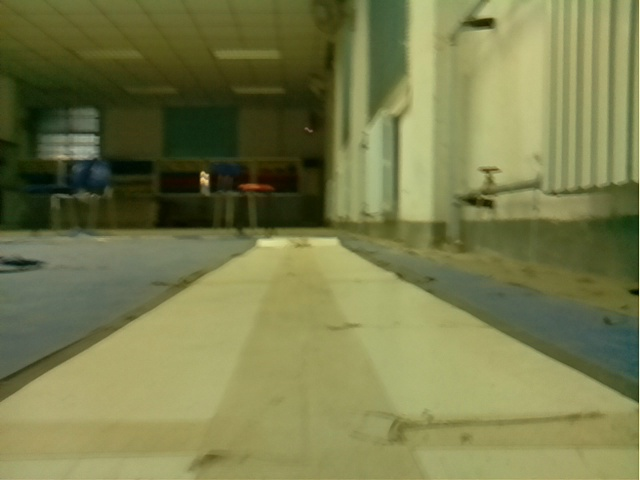
#> input picture test_pic/pics/42.jpg, 640 x 480 px, found by its file name
$ python imgprocess.py
#> lines starting #> are read from the running program, lines starting #| are printed output that depends on the picture; after the words box and inside, x2 and y2 are one past the last pixel; in counts of white or black regions, pixels touching at a corner belong together
#!/usr/bin/python
# -*- coding: UTF-8 -*-

import cv2 as cv
import numpy as np

#全局阈值
#notice the size of img
def threshold_demo(img):
    gray=cv.cvtColor(img,cv.COLOR_BGR2GRAY)
    #直接阈值化是对输入的单通道矩阵逐像素进行阈值分割。
    #ret, binary = cv.threshold(gray, 0, 255, cv.THRESH_BINARY | cv.THRESH_TRIANGLE)
    ret, binary = cv.threshold(gray, 0, 255, cv.THRESH_BINARY+cv.THRESH_OTSU)
    binary_t=binary
    #close
    kernel = cv.getStructuringElement(cv.MORPH_RECT, (5, 5))
    closed=cv.morphologyEx(binary,cv.MORPH_CLOSE,kernel);
    c_o=cv.morphologyEx(closed,cv.MORPH_OPEN,kernel);
    print("threshold value %s"%ret)
    cv.namedWindow("threshold", cv.WINDOW_NORMAL)
    cv.imshow("threshold", binary_t)
    cv.namedWindow("close", cv.WINDOW_NORMAL)
    cv.imshow("close", closed)
    cv.namedWindow("open", cv.WINDOW_NORMAL)
    cv.imshow("c_o", c_o)

#局部阈值
    #notice the size of img
def local_threshold(img):
    gray=cv.cvtColor(img,cv.COLOR_BGR2GRAY)
    #自适应阈值化能够根据图像不同区域亮度分布，改变阈值
    binary =  cv.adaptiveThreshold(gray, 255, cv.ADAPTIVE_THRESH_GAUSSIAN_C,cv.THRESH_BINARY, 25, 10)
    cv.namedWindow("binary1", cv.WINDOW_NORMAL)
    cv.imshow("binary1", binary)

#用户自己计算阈值

def custom_threshold(img):
    gray=cv.cvtColor(img,cv.COLOR_BGR2GRAY)
    h, w =gray.shape[:2]
    m = np.reshape(gray, [1,w*h])
    mean = m.sum()/(w*h)
    print("mean:",mean)
    ret, binary =  cv.threshold(gray, mean, 255, cv.THRESH_BINARY)
    cv.namedWindow("binary2", cv.WINDOW_NORMAL)
    cv.imshow("binary2", binary)

def test():
    img = cv.imread('/home/pi/project-car/test_pic/pics/42.jpg')
#> img is the input picture: shape (480, 640, 3); mean B, G, R 75.4, 123.8, 120.7
    h,w,depth=img.shape
#> h = 480; w = 640; depth = 3
  #notice the resolution, if the pic is so large, the system will reboot
    #img=cv.resize(img,(int(w/10),int(h/10)),interpolation=cv.INTER_AREA)
    cv.namedWindow('input_image', cv.WINDOW_NORMAL) #设置为WINDOW_NORMAL可以任意缩放
    cv.imshow('input_image', img)
    threshold_demo(img)
#> in threshold_demo, `gray=cv.cvtColor(img,cv.COLOR_BGR2GRAY)`:
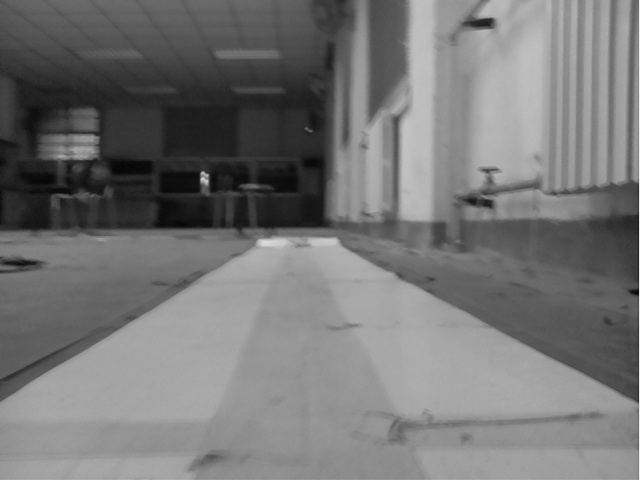
#> gray: shape (480, 640); min 6, max 238, mean 117.4
#> in threshold_demo, `ret, binary = cv.threshold(gray, 0, 255, cv.THRESH_BINARY+cv.THRESH_OT..`:
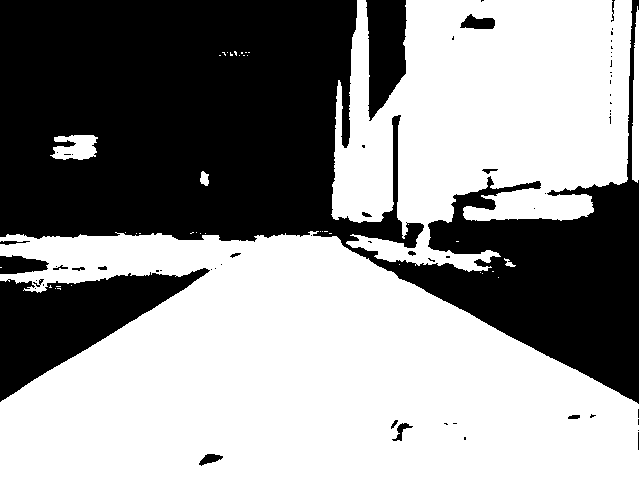
#> binary: shape (480, 640); 57.3% white; 63 black regions (44 under 20 px), largest, box (x1, y1, x2, y2) and area: (0, 0, 639, 404) 113261, (0, 268, 210, 402) 12232, (366, 0, 407, 121) 3651
#> in threshold_demo, `ret, binary = cv.threshold(gray, 0, 255, cv.THRESH_BINARY+cv.THRESH_OT..`: ret = 111
#> in threshold_demo, `closed=cv.morphologyEx(binary,cv.MORPH_CLOSE,kernel);`:
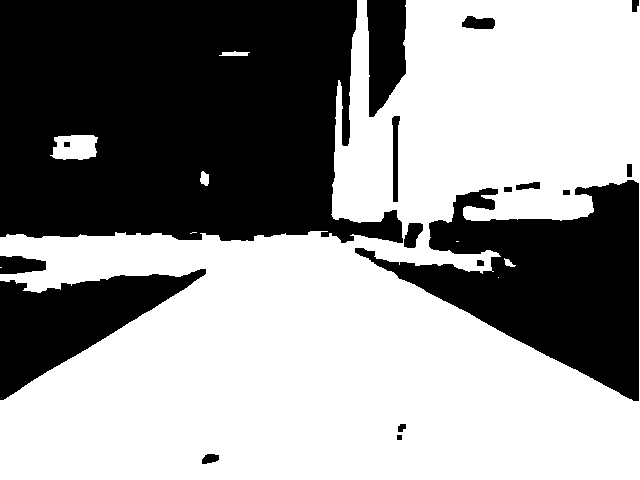
#> closed: shape (480, 640); 58.1% white; 18 black regions, largest, box (x1, y1, x2, y2) and area: (0, 0, 403, 243) 81162, (355, 180, 639, 401) 29428, (0, 269, 206, 400) 12051
#> in threshold_demo, `c_o=cv.morphologyEx(closed,cv.MORPH_OPEN,kernel);`:
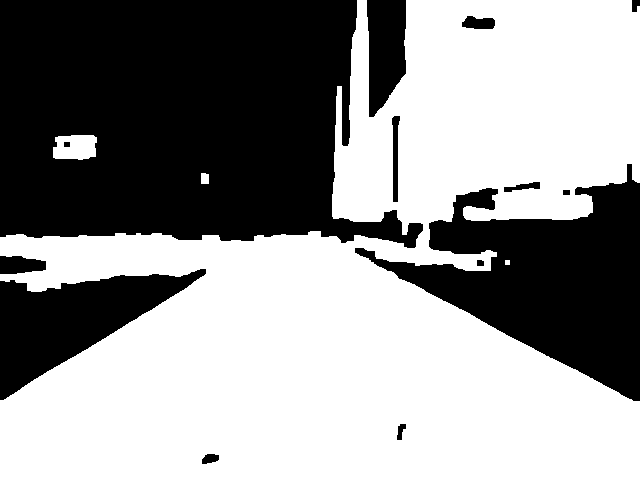
#> c_o: shape (480, 640); 57.9% white; 14 black regions, largest, box (x1, y1, x2, y2) and area: (0, 0, 423, 248) 81728, (355, 164, 640, 401) 29849, (0, 269, 206, 400) 12071
#| threshold value 111.0
    #local_threshold(img)
    #custom_threshold(img)
    cv.waitKey(0)
    cv.destroyAllWindows()
test()

$ run again, with test_pic/pics/0.jpg copied over test_pic/pics/42.jpg
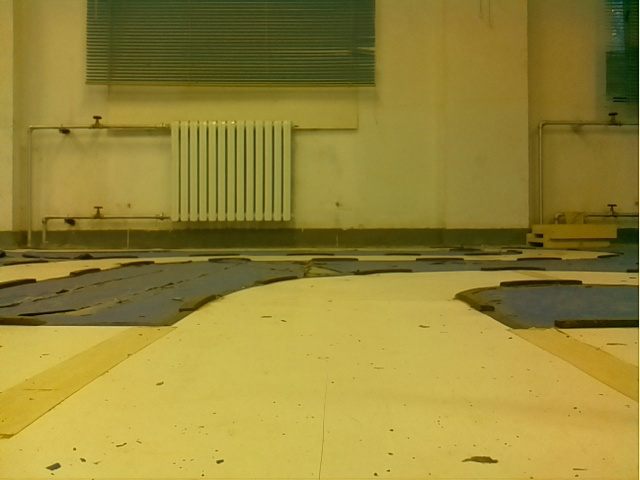
#> input picture test_pic/pics/0.jpg, 640 x 480 px, found by its file name
#> in test, img is the input picture: shape (480, 640, 3); mean B, G, R 55, 133.9, 149.4
#> in threshold_demo, `ret, binary = cv.threshold(gray, 0, 255, cv.THRESH_BINARY+cv.THRESH_OT..`:
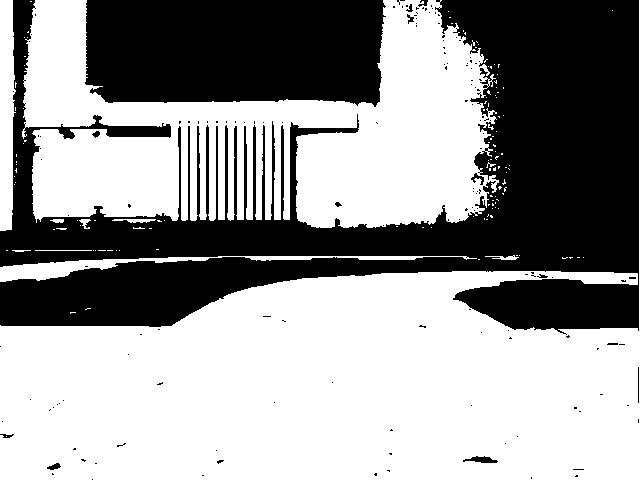
#> binary: shape (480, 640); 59.3% white; 152 black regions (138 under 20 px), largest, box (x1, y1, x2, y2) and area: (0, 0, 639, 335) 94278, (85, 0, 386, 107) 29789, (463, 456, 498, 463) 143
#> ret = 122
#> closed: shape (480, 640); 61.4% white; 12 black regions, largest, box (x1, y1, x2, y2) and area: (0, 0, 639, 327) 80241, (86, 0, 383, 104) 29669, (455, 279, 639, 330) 7488
#> in threshold_demo, `c_o=cv.morphologyEx(closed,cv.MORPH_OPEN,kernel);`:
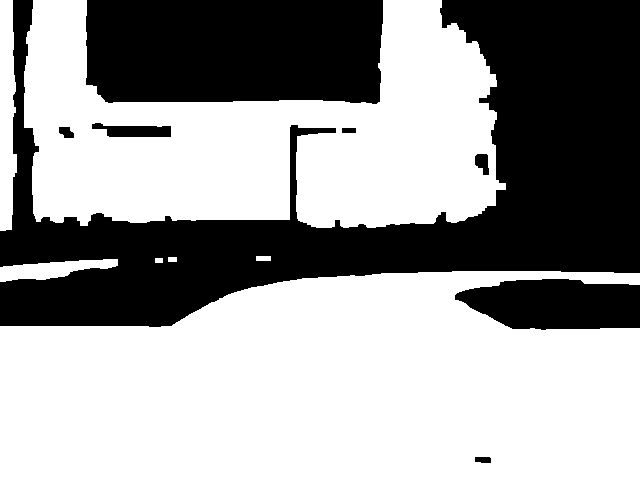
#> c_o: shape (480, 640); 60.7% white; 8 black regions, largest, box (x1, y1, x2, y2) and area: (0, 0, 640, 327) 82139, (86, 0, 383, 104) 29691, (455, 279, 640, 330) 7535
#| threshold value 122.0

$ run again, with test_pic/pics/10.jpg copied over test_pic/pics/42.jpg
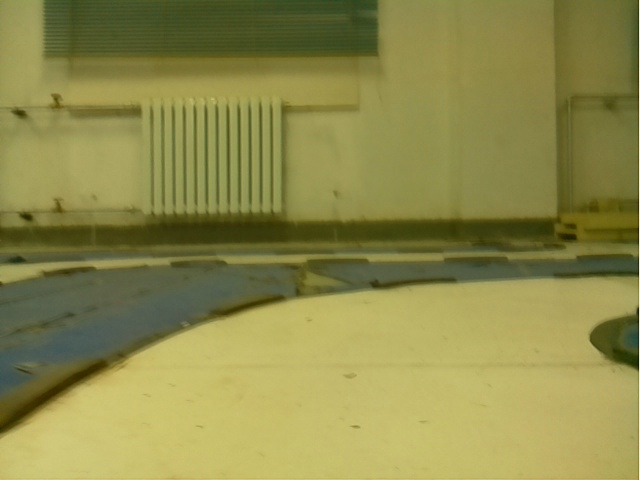
#> input picture test_pic/pics/10.jpg, 640 x 480 px, found by its file name
#> in test, img is the input picture: shape (480, 640, 3); mean B, G, R 74.8, 138.4, 141.6
#> in threshold_demo, `ret, binary = cv.threshold(gray, 0, 255, cv.THRESH_BINARY+cv.THRESH_OT..`:
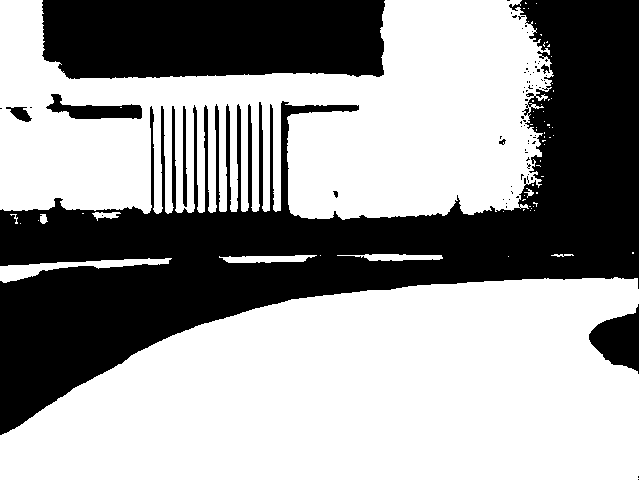
#> binary: shape (480, 640); 60.6% white; 75 black regions (66 under 20 px), largest, box (x1, y1, x2, y2) and area: (0, 0, 639, 435) 91641, (42, 0, 385, 79) 25485, (589, 304, 639, 374) 2070
#> ret = 124
#> closed: shape (480, 640); 62.5% white; 6 black regions, box (x1, y1, x2, y2) and area: (0, 0, 639, 434) 86298, (43, 0, 384, 79) 25401, (589, 313, 639, 370) 2044, (50, 94, 142, 119) 1126, (11, 107, 30, 121) 187, (536, 101, 541, 106) 25
#> in threshold_demo, `c_o=cv.morphologyEx(closed,cv.MORPH_OPEN,kernel);`:
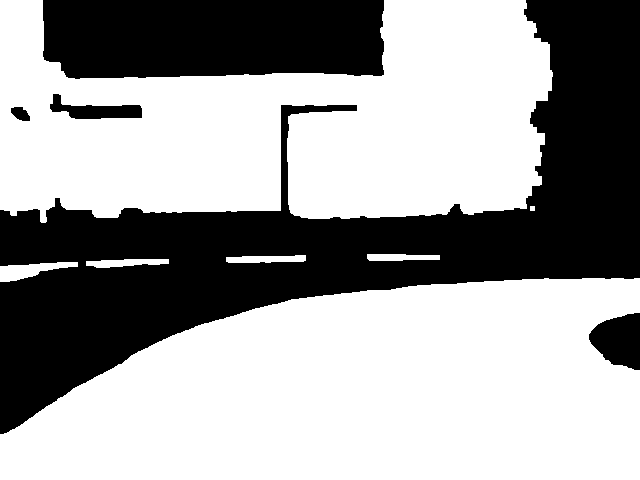
#> c_o: shape (480, 640); 62.3% white; 5 black regions, box (x1, y1, x2, y2) and area: (0, 0, 640, 434) 87050, (43, 0, 384, 79) 25413, (589, 313, 640, 370) 2101, (50, 94, 142, 119) 1135, (11, 107, 30, 121) 187
#| threshold value 124.0
